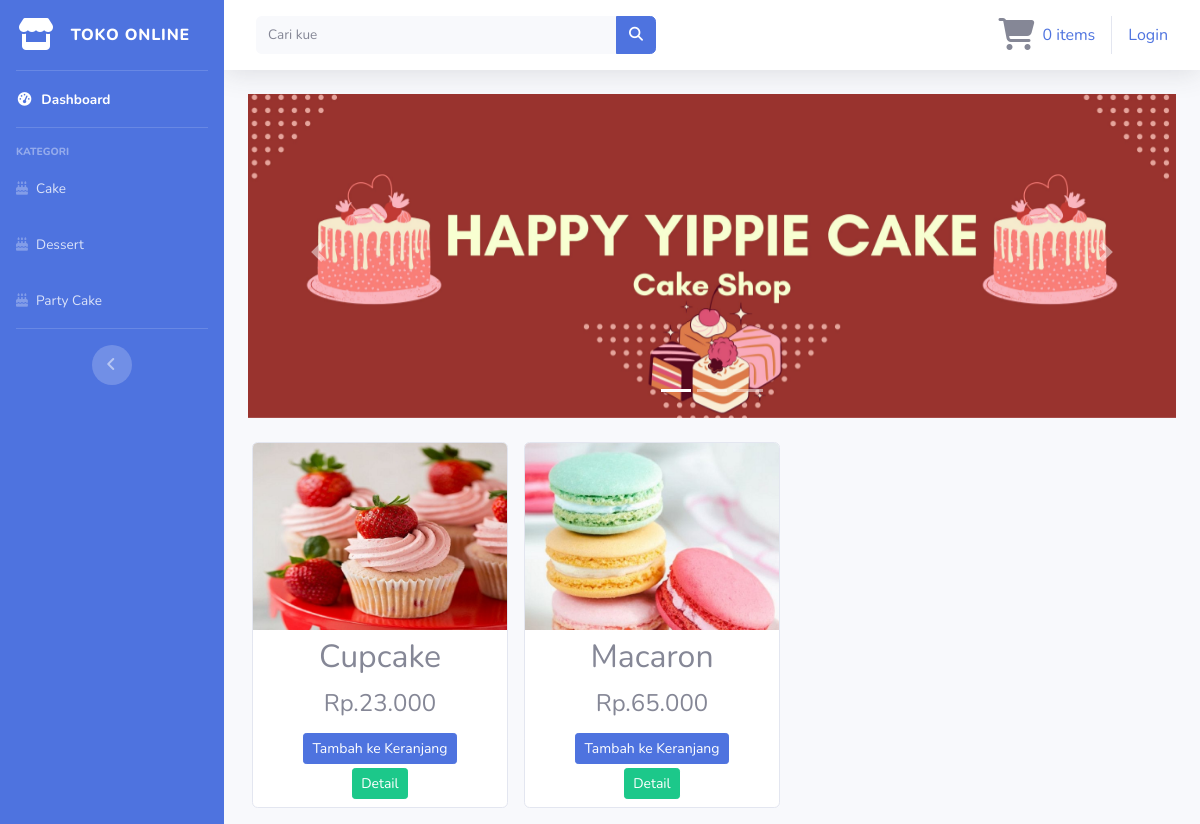
/index.php/kategori/dessert, run on the app's committed database.
### tables this page shows
CREATE TABLE `tb_barang` (
  `id_brg` int(11) NOT NULL,
  `nama_brg` varchar(120) NOT NULL,
  `keterangan` varchar(225) NOT NULL,
  `kategori` varchar(60) NOT NULL,
  `harga` int(11) NOT NULL,
  `stok` int(4) NOT NULL,
  `gambar` text NOT NULL
);

### application/controllers/kategori.php (called while the page is built, shortened)
<?php
class Kategori extends CI_Controller
{
    public function dessert()
    {
        $data['dessert'] = $this->model_kategori->data_dessert()->result();
        $this->load->view('templates/header');
        $this->load->view('templates/sidebar');
        $this->load->view('dessert', $data);
        $this->load->view('templates/footer');
    }
}

### index.php (called while the page is built, shortened)
<?php
require_once BASEPATH.'core/CodeIgniter.php';

### application/models/model_kategori.php (called while the page is built, shortened)
<?php
class Model_kategori extends CI_Model
{
    public function data_dessert()
    {
        return $this->db->get_where("tb_barang", array('kategori' => 'dessert'));
    }
}

### application/views/dessert.php (the view, shortened to what this page needs)
<div class="container-fluid">
    <div id="carouselExampleIndicators" class="carousel slide" data-bs-ride="carousel">
        <ol class="carousel-indicators">
            <li data-target="#carouselExampleIndicators" data-slide-to="0" class="active"></li>
            <li data-target="#carouselExampleIndicators" data-slide-to="1"></li>
            <li data-target="#carouselExampleIndicators" data-slide-to="2"></li>
        </ol>
        <div class="carousel-inner">
            <div class="carousel-item active">
                <img src="<?php echo base_url('assets/img/sliderr1.jpg') ?>" class="d-block w-100" alt="First slide">
            </div>
            <a class="carousel-control-prev" href="#carouselExampleIndicators" role="button" data-slide="prev">
                <div class="nav-icon">
                    <span class="carousel-control-prev-icon" aria-hidden="true"></span>
                </div>
            </a>
            <a class="carousel-control-next" href="#carouselExampleIndicators" role="button" data-slide="next">
                <div class="nav-icon">
                    <span class="carousel-control-next-icon" aria-hidden="true"></span>
                </div>
            </a>
        </div>
    </div>
    <div class="row text-center mt-3 mb-3">
        <?php foreach ($dessert as $brg) : ?>
            <div class="card ml-3 mt-2" style="width: 16rem;">
                <img src="<?php echo base_url() . '/uploads/' . $brg->gambar ?>" class="card-img-top" alt="...">
                <div class="card border-0 mt-2">
                    <h2 class="card-title"><?php echo $brg->nama_brg ?></h2>
                    <h4>Rp.<?php echo number_format($brg->harga, 0, ',', '.') ?></h4>
                </div>
                <div class="card mb-2 mt-2 border-0">
                    <?php echo anchor('dashboard/tambah_ke_keranjang/' . $brg->id_brg, '<div class="btn btn-sm btn-primary">Tambah ke Keranjang</div>') ?>
                    <?php echo anchor('dashboard/detail/' . $brg->id_brg, '<div class="btn btn-sm btn-success mt-1">Detail</div>') ?>
                </div>
            </div>
        <?php endforeach; ?>
    </div>
</div>

### data on the page
tb_barang: gambar (picture), nama_brg "Cupcake", harga "23.000", id_brg "Tambah ke Keranjang", id_brg "Detail"
tb_barang: gambar (picture), nama_brg "Macaron", harga "65.000", id_brg "Tambah ke Keranjang", id_brg "Detail"

### other printed values
anchor('dashboard/detail_keranjang', $keranjang) "0 items"
anchor('auth/login', 'Login') "Login"
